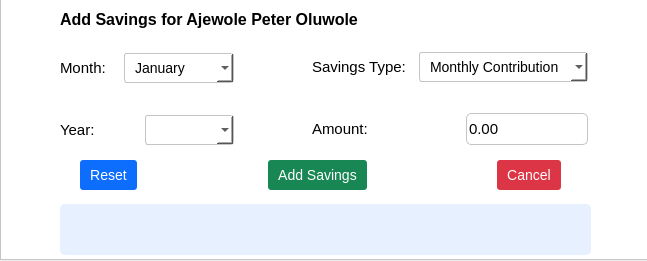
<?xml version="1.0" encoding="UTF-8"?>
<ui version="4.0">
 <class>Dialog</class>
 <widget class="QDialog" name="Dialog">
  <property name="geometry">
   <rect>
    <x>0</x>
    <y>0</y>
    <width>647</width>
    <height>261</height>
   </rect>
  </property>
  <property name="windowTitle">
   <string>Dialog</string>
  </property>
  <property name="styleSheet">
   <string notr="true">#addSavingsFrame {
	background-color: #ffffff;
}

#addSavingsFrame QPushButton {
	border: none;
	border-radius: 3px;
	padding: 5px 10px;
	font-size: 14px;
	padding: 5px 10px;
	color: #ffffff;
}

#addSavingsFrame QPushButton:pressed {
	padding-left: 20px;
}

#errorLbl {
	background-color: #e6f0ff;
	color: #e60000;
	border-radius: 5px;
}


#addSavingsFrame QDoubleSpinBox{
	background-color: #ffffff;
	border: 1px solid #c4c4c4;
	border-radius: 5px;
	text-align: left;
	width: 120px;
	height: 30px
}

#addSavingsFrame QComboBox {
	border: 1px solid #c4c4c4;
	border-radius: 3px;
	padding: 5px 10px;
	font-size: 14px;
	padding: 5px 10px;
	background-color: #ffffff;
}

#addSavingsBtn {
	background-color: #198754; 
}

#addSavingsBtn:hover, #addSavingsBtn:pressed {
	background-color: #00331f;
}

#resetBtn { 
	background-color: #0d6efd;
}

#resetBtn:hover, #resetBtn:pressed { 
	background-color: #000099;
}


#cancelBtn {
	background-color: #dc3545 ;
}

#cancelBtn:hover, #cancelBtn:hover {
	background-color: #b30000;
}
</string>
  </property>
  <widget class="QFrame" name="addSavingsFrame">
   <property name="geometry">
    <rect>
     <x>0</x>
     <y>-1</y>
     <width>651</width>
     <height>261</height>
    </rect>
   </property>
   <property name="frameShape">
    <enum>QFrame::StyledPanel</enum>
   </property>
   <property name="frameShadow">
    <enum>QFrame::Raised</enum>
   </property>
   <widget class="QLabel" name="label">
    <property name="geometry">
     <rect>
      <x>60</x>
      <y>10</y>
      <width>531</width>
      <height>21</height>
     </rect>
    </property>
    <property name="font">
     <font>
      <pointsize>12</pointsize>
      <weight>75</weight>
      <bold>true</bold>
     </font>
    </property>
    <property name="text">
     <string>Add Savings for Ajewole Peter Oluwole</string>
    </property>
   </widget>
   <widget class="QWidget" name="layoutWidget">
    <property name="geometry">
     <rect>
      <x>80</x>
      <y>160</y>
      <width>481</width>
      <height>32</height>
     </rect>
    </property>
    <layout class="QHBoxLayout" name="horizontalLayout_11">
     <item>
      <widget class="QPushButton" name="resetBtn">
       <property name="minimumSize">
        <size>
         <width>0</width>
         <height>30</height>
        </size>
       </property>
       <property name="text">
        <string>Reset</string>
       </property>
       <property name="icon">
        <iconset resource="../static/resource.qrc">
         <normaloff>:/icons/icon/white/corner-up-left.svg</normaloff>:/icons/icon/white/corner-up-left.svg</iconset>
       </property>
      </widget>
     </item>
     <item>
      <spacer name="horizontalSpacer_11">
       <property name="orientation">
        <enum>Qt::Horizontal</enum>
       </property>
       <property name="sizeHint" stdset="0">
        <size>
         <width>40</width>
         <height>20</height>
        </size>
       </property>
      </spacer>
     </item>
     <item>
      <widget class="QPushButton" name="addSavingsBtn">
       <property name="minimumSize">
        <size>
         <width>0</width>
         <height>30</height>
        </size>
       </property>
       <property name="text">
        <string>Add Savings</string>
       </property>
       <property name="icon">
        <iconset resource="../static/resource.qrc">
         <normaloff>:/icons/icon/white/plus-circle.svg</normaloff>:/icons/icon/white/plus-circle.svg</iconset>
       </property>
      </widget>
     </item>
     <item>
      <spacer name="horizontalSpacer_12">
       <property name="orientation">
        <enum>Qt::Horizontal</enum>
       </property>
       <property name="sizeHint" stdset="0">
        <size>
         <width>40</width>
         <height>20</height>
        </size>
       </property>
      </spacer>
     </item>
     <item>
      <widget class="QPushButton" name="cancelBtn">
       <property name="minimumSize">
        <size>
         <width>0</width>
         <height>30</height>
        </size>
       </property>
       <property name="text">
        <string>Cancel</string>
       </property>
       <property name="icon">
        <iconset resource="../static/resource.qrc">
         <normaloff>:/icons/icon/white/power.svg</normaloff>:/icons/icon/white/power.svg</iconset>
       </property>
      </widget>
     </item>
    </layout>
   </widget>
   <widget class="QWidget" name="layoutWidget">
    <property name="geometry">
     <rect>
      <x>60</x>
      <y>50</y>
      <width>528</width>
      <height>101</height>
     </rect>
    </property>
    <layout class="QGridLayout" name="gridLayout_5">
     <item row="0" column="0">
      <layout class="QGridLayout" name="gridLayout_3">
       <property name="verticalSpacing">
        <number>30</number>
       </property>
       <item row="0" column="0">
        <layout class="QHBoxLayout" name="horizontalLayout_7">
         <item>
          <widget class="QLabel" name="label_6">
           <property name="font">
            <font>
             <pointsize>11</pointsize>
            </font>
           </property>
           <property name="text">
            <string>Month:</string>
           </property>
          </widget>
         </item>
         <item>
          <spacer name="horizontalSpacer_6">
           <property name="orientation">
            <enum>Qt::Horizontal</enum>
           </property>
           <property name="sizeHint" stdset="0">
            <size>
             <width>18</width>
             <height>20</height>
            </size>
           </property>
          </spacer>
         </item>
         <item>
          <widget class="QComboBox" name="monthCombo">
           <property name="font">
            <font>
             <pointsize>-1</pointsize>
            </font>
           </property>
           <item>
            <property name="text">
             <string>January</string>
            </property>
           </item>
           <item>
            <property name="text">
             <string>February</string>
            </property>
           </item>
           <item>
            <property name="text">
             <string>March</string>
            </property>
           </item>
           <item>
            <property name="text">
             <string>April</string>
            </property>
           </item>
           <item>
            <property name="text">
             <string>May</string>
            </property>
           </item>
           <item>
            <property name="text">
             <string>June</string>
            </property>
           </item>
           <item>
            <property name="text">
             <string>July</string>
            </property>
           </item>
           <item>
            <property name="text">
             <string>August</string>
            </property>
           </item>
           <item>
            <property name="text">
             <string>September</string>
            </property>
           </item>
           <item>
            <property name="text">
             <string>October</string>
            </property>
           </item>
           <item>
            <property name="text">
             <string>November</string>
            </property>
           </item>
           <item>
            <property name="text">
             <string>December</string>
            </property>
           </item>
          </widget>
         </item>
        </layout>
       </item>
       <item row="1" column="0">
        <layout class="QHBoxLayout" name="horizontalLayout_8">
         <item>
          <widget class="QLabel" name="label_7">
           <property name="font">
            <font>
             <pointsize>11</pointsize>
            </font>
           </property>
           <property name="text">
            <string>Year:</string>
           </property>
          </widget>
         </item>
         <item>
          <spacer name="horizontalSpacer_7">
           <property name="orientation">
            <enum>Qt::Horizontal</enum>
           </property>
           <property name="sizeHint" stdset="0">
            <size>
             <width>28</width>
             <height>20</height>
            </size>
           </property>
          </spacer>
         </item>
         <item>
          <widget class="QComboBox" name="yearCombo">
           <property name="font">
            <font>
             <pointsize>-1</pointsize>
            </font>
           </property>
          </widget>
         </item>
        </layout>
       </item>
      </layout>
     </item>
     <item row="0" column="1">
      <spacer name="horizontalSpacer_8">
       <property name="orientation">
        <enum>Qt::Horizontal</enum>
       </property>
       <property name="sizeHint" stdset="0">
        <size>
         <width>38</width>
         <height>96</height>
        </size>
       </property>
      </spacer>
     </item>
     <item row="0" column="2">
      <layout class="QGridLayout" name="gridLayout_4">
       <property name="verticalSpacing">
        <number>30</number>
       </property>
       <item row="0" column="0">
        <layout class="QHBoxLayout" name="horizontalLayout_9">
         <item>
          <widget class="QLabel" name="label_8">
           <property name="font">
            <font>
             <pointsize>11</pointsize>
            </font>
           </property>
           <property name="text">
            <string>Savings Type:</string>
           </property>
          </widget>
         </item>
         <item>
          <spacer name="horizontalSpacer_9">
           <property name="orientation">
            <enum>Qt::Horizontal</enum>
           </property>
           <property name="sizeHint" stdset="0">
            <size>
             <width>13</width>
             <height>20</height>
            </size>
           </property>
          </spacer>
         </item>
         <item>
          <widget class="QComboBox" name="savingsTypeCombo">
           <property name="font">
            <font>
             <pointsize>-1</pointsize>
            </font>
           </property>
           <item>
            <property name="text">
             <string>Monthly Contribution</string>
            </property>
           </item>
           <item>
            <property name="text">
             <string>Cash Deposit</string>
            </property>
           </item>
          </widget>
         </item>
        </layout>
       </item>
       <item row="1" column="0">
        <layout class="QHBoxLayout" name="horizontalLayout_10">
         <item>
          <widget class="QLabel" name="label_9">
           <property name="font">
            <font>
             <pointsize>11</pointsize>
            </font>
           </property>
           <property name="text">
            <string>Amount:</string>
           </property>
          </widget>
         </item>
         <item>
          <spacer name="horizontalSpacer_10">
           <property name="orientation">
            <enum>Qt::Horizontal</enum>
           </property>
           <property name="sizeHint" stdset="0">
            <size>
             <width>18</width>
             <height>20</height>
            </size>
           </property>
          </spacer>
         </item>
         <item>
          <widget class="QDoubleSpinBox" name="doubleSpinBox_2">
           <property name="font">
            <font>
             <pointsize>11</pointsize>
            </font>
           </property>
           <property name="buttonSymbols">
            <enum>QAbstractSpinBox::NoButtons</enum>
           </property>
           <property name="maximum">
            <double>99999999999.990005493164062</double>
           </property>
          </widget>
         </item>
        </layout>
       </item>
      </layout>
     </item>
    </layout>
   </widget>
   <widget class="QLabel" name="errorLbl">
    <property name="geometry">
     <rect>
      <x>60</x>
      <y>205</y>
      <width>531</width>
      <height>51</height>
     </rect>
    </property>
    <property name="font">
     <font>
      <pointsize>11</pointsize>
     </font>
    </property>
    <property name="text">
     <string/>
    </property>
    <property name="wordWrap">
     <bool>false</bool>
    </property>
   </widget>
  </widget>
 </widget>
 <resources>
  <include location="../static/resource.qrc"/>
 </resources>
 <connections/>
</ui>
